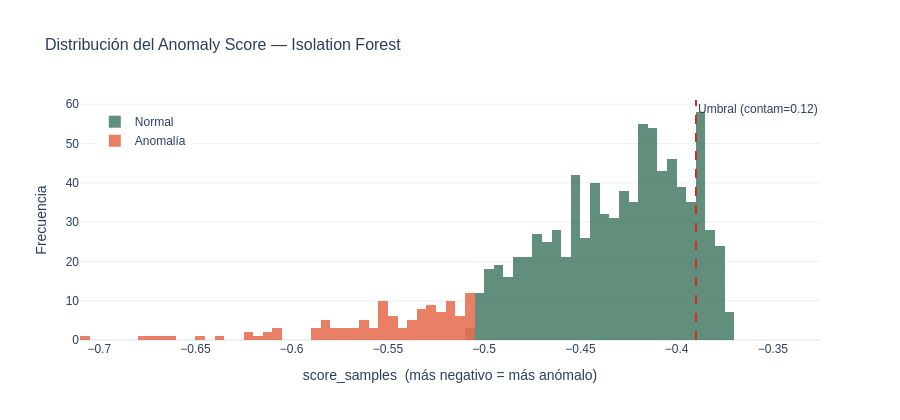

The code cell stored with this chart in its notebook:
### Markdown cell above
---
## 7 · Visualizaciones de Resultados

### Code cell
fig = go.Figure()
fig.add_trace(go.Histogram(x=scores[~mask_anom], nbinsx=50, name="Normal",
    marker_color=C_VERDE_MED, opacity=0.75))
fig.add_trace(go.Histogram(x=scores[mask_anom], nbinsx=50, name="Anomalía",
    marker_color=C_NARANJA, opacity=0.88))
fig.add_vline(x=umbral, line_dash="dash", line_color=C_ROJO, line_width=2,
    annotation_text=f"Umbral (contam={CONTAMINATION})",
    annotation_position="top right")
fig.update_layout(barmode="overlay",
    title="Distribución del Anomaly Score — Isolation Forest",
    xaxis_title="score_samples  (más negativo = más anómalo)",
    yaxis_title="Frecuencia",
    template=TMPL, height=420, font_family="Arial", title_font_size=16,
    legend=dict(x=0.02, y=0.97))
fig.show()

### Figure 1 — Plotly figure (JSON) as saved in the notebook; plotly's stock layout.template omitted (floating-point values rounded to 4 significant figures; data arrays with more than 128 entries replaced by an {"elided": "..."} marker saying what was removed)
{"data": [{"marker": {"color": "#2d6a4f"}, "name": "Normal", "nbinsx": 50, "opacity": 0.75, "type": "histogram", "x": {"elided": "844 float values"}}, {"marker": {"color": "#e76f51"}, "name": "Anomalía", "nbinsx": 50, "opacity": 0.88, "type": "histogram", "x": [-0.524, -0.5731, -0.5784, -0.5898, -0.5251, -0.5266, -0.536, -0.611, -0.552, -0.607, -0.5492, -0.7054, -0.6108, -0.6068, -0.666, -0.6775, -0.6233, -0.5272, -0.6611, -0.5162, -0.5085, -0.5698, -0.5198, -0.5745, -0.5343, -0.5853, -0.5496, -0.5529, -0.5481, -0.5091, -0.6081, -0.5527, -0.5634, -0.6222, -0.5516, -0.5434, -0.5141, -0.5694, -0.53, -0.5118, -0.5145, -0.5518, -0.5163, -0.5189, -0.5095, -0.5296, -0.5346, -0.5757, -0.5309, -0.5306, -0.5487, -0.5379, -0.5331, -0.564, -0.5491, -0.5294, -0.5338, -0.5099, -0.5556, -0.5518, -0.5064, -0.5159, -0.6473, -0.5281, -0.5237, -0.5777, -0.5331, -0.5845, -0.5826, -0.5516, -0.5623, -0.5644, -0.5712, -0.5433, -0.5835, -0.5232, -0.5253, -0.511, -0.5568, -0.5193, -0.5509, -0.5145, -0.5063, -0.5135, -0.5092, -0.6374, -0.5199, -0.584, -0.5594, -0.5229, -0.525, -0.537, -0.5094, -0.5183, -0.6182, -0.5602, -0.5403, -0.5479, -0.5084, -0.5373, -0.5518, -0.5538, -0.5215, -0.5094, -0.5237, -0.5846, -0.5342, -0.5888, -0.5692, -0.5379, -0.6705, -0.5056, -0.5058, -0.5151, -0.5242, -0.5179]}], "layout": {"annotations": [{"showarrow": false, "text": "Umbral (contam=0.12)", "x": -0.3899, "xanchor": "left", "xref": "x", "y": 1, "yanchor": "top", "yref": "y domain"}], "barmode": "overlay", "font": {"family": "Arial"}, "height": 420, "legend": {"x": 0.02, "y": 0.97}, "shapes": [{"line": {"color": "#d62828", "dash": "dash", "width": 2}, "type": "line", "x0": -0.3899, "x1": -0.3899, "xref": "x", "y0": 0, "y1": 1, "yref": "y domain"}], "title": {"font": {"size": 16}, "text": "Distribución del Anomaly Score — Isolation Forest"}, "xaxis": {"title": {"text": "score_samples  (más negativo = más anómalo)"}}, "yaxis": {"title": {"text": "Frecuencia"}}}}
